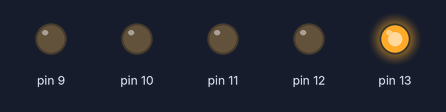
The sketch below on a simulated Arduino Uno, built with avr-gcc and run on an emulated ATmega328P. On the bench: output pins drawn as LEDs (lit = HIGH).

Above: at 0.5 s.
At 1.5 s:
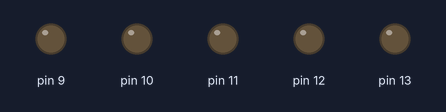
At 2.2 s:
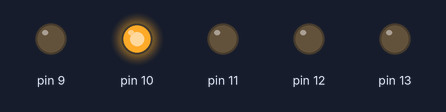
At 3.2 s:
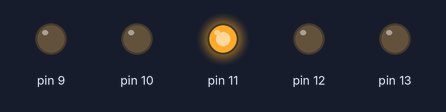
At 4.2 s:
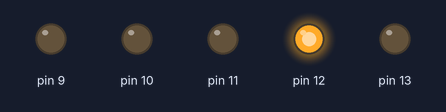
At 5.2 s:
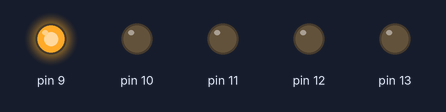
Timing chart, 0 to 7.8 s (numbered marks = the images above):
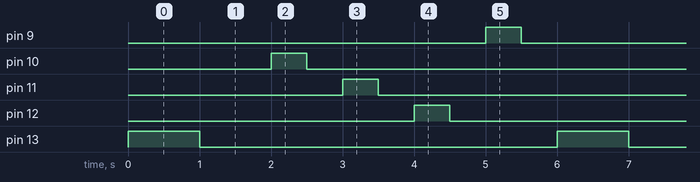

The sketch:

preprocessor4c.ino
```cpp
/*
  Der leichte Einstieg in Arduino & Co.
  Auch Parameter sind möglich

  Version 1.00, 16.05.2020
  Der Hobbyelektroniker
  https://community.hobbyelektroniker.ch
  https://www.youtube.com/c/HobbyelektronikerCh
  Der Code kann mit Quellenangabe frei verwendet werden.
*/

#define LED 13
#define ZEIT 1000

#define SET_OUTPUT(pin) pinMode(pin, OUTPUT)

#define BLINK(pin, zeit) \
  digitalWrite(pin, HIGH); \
  delay(zeit); \
  digitalWrite(pin, LOW); \
  delay(zeit)

void setup() {
  SET_OUTPUT(LED);
  SET_OUTPUT(10);
  SET_OUTPUT(11);
  SET_OUTPUT(12);
  SET_OUTPUT(9);
}

void loop() {
  BLINK(LED, ZEIT);
  BLINK(10,500);
  BLINK(11,500);
  BLINK(12,500);
  BLINK(9,500);
}
```

Measured:
- by itself, pin 9–12: alternates HIGH for 0.50 s and LOW for 5.5 s
- by itself, pin 13: alternates HIGH for 1.0 s and LOW for 5.0 s
- by itself, everything shown: repeats every 6.0 s, in 10 steps
